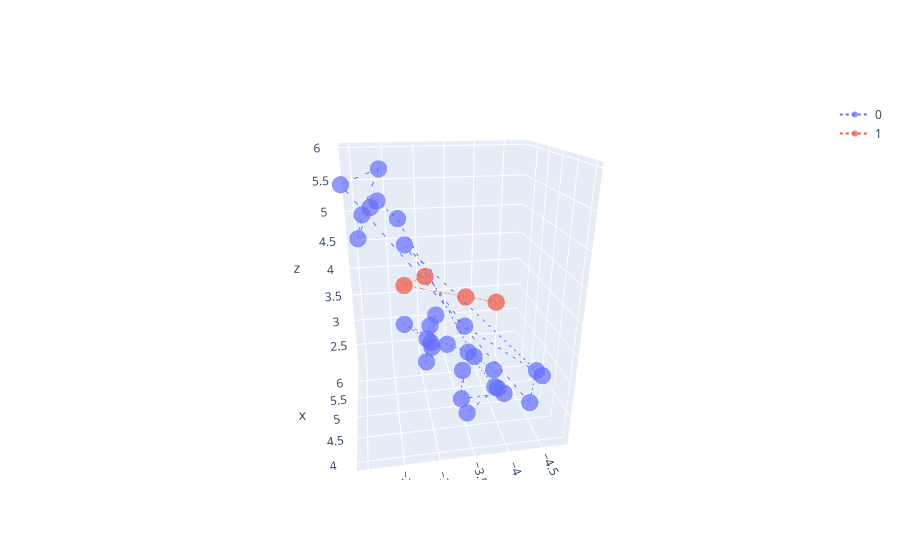

This figure's notebook cell:
### Code cell
plotter(vectorized, 'o:', reduce_kwargs={'algorithm': 'UMAP'})

### Figure 1 — Plotly figure (JSON) as saved in the notebook; plotly's stock layout.template omitted (floating-point values rounded to 4 significant figures)
{"data": [{"line": {"dash": "dot"}, "marker": {"opacity": 0.7, "size": 6}, "mode": "lines+markers", "name": "0", "type": "scatter3d", "x": [4.434, 4.141, 3.925, 5.052, 4.23, 4.607, 4.574, 4.565, 4.207, 4.104, 4.911, 4.493, 6.147, 5.119, 5.053, 4.756, 4.269, 4.149, 4.153, 4.489, 5.928, 6.421, 5.866, 6.241, 5.591, 5.965, 5.403, 5.527, 4.816], "y": [-4.65, -3.384, -2.625, -4.805, -4.406, -1.936, -2.398, -2.163, -2.103, -2.269, -2.359, -2.591, -3.991, -4.088, -4.264, -3.476, -3.389, -3.44, -3.879, -3.933, -3.83, -3.526, -2.699, -3.123, -3.032, -3.15, -3.09, -3.193, -3.032], "z": [2.863, 3.968, 5.189, 2.535, 2.552, 5.767, 5.947, 5.401, 5.206, 5.592, 5.491, 5.353, 2.234, 2.588, 2.146, 2.353, 3.203, 2.556, 2.925, 2.709, 2.476, 2.387, 3.172, 2.645, 2.563, 3.054, 3.039, 3.469, 3.296]}, {"line": {"dash": "dot"}, "marker": {"opacity": 0.7, "size": 6}, "mode": "lines+markers", "name": "1", "type": "scatter3d", "x": [4.807, 4.49, 5.798, 5.55], "y": [-2.951, -2.636, -3.743, -4.204], "z": [4.437, 4.456, 3.63, 3.61]}], "layout": {"autosize": true, "scene": {"aspectmode": "auto", "aspectratio": {"x": 0.8298, "y": 0.9536, "z": 1.264}, "camera": {"center": {"x": 0, "y": 0, "z": 0}, "eye": {"x": -1.961, "y": 0.3387, "z": 0.8537}, "projection": {"type": "perspective"}, "up": {"x": 0, "y": 0, "z": 1}}}}}
